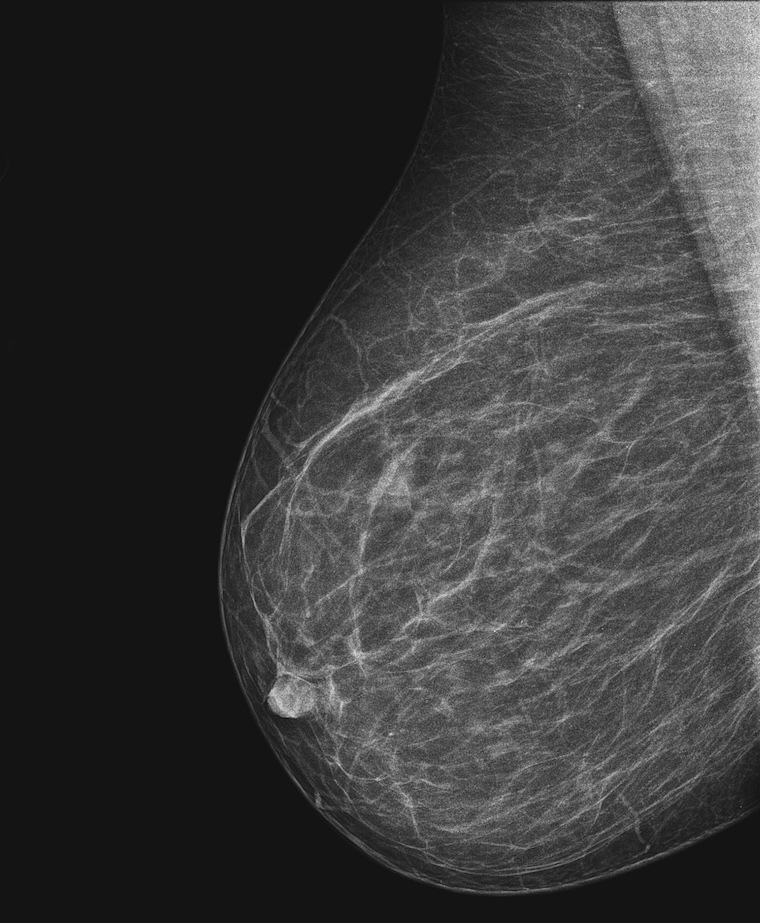
#> input picture mammografia-snimok.jpg, 760 x 923 px
$ python task2.py --image mammografia-snimok.jpg --radius 41
#> lines starting #> are read from the running program, lines starting #| are printed output that depends on the picture; after the words box and inside, x2 and y2 are one past the last pixel; in counts of white or black regions, pixels touching at a corner belong together
import numpy as np
import argparse
import cv2

# construct the argument parse and parse the arguments
ap = argparse.ArgumentParser()
ap.add_argument("-i", "--image", help="path to the image file")
ap.add_argument("-r", "--radius", type=int,
                help="radius of Gaussian blur; must be odd")
args = vars(ap.parse_args())

# load the image and convert it to grayscale
image = cv2.imread(args["image"])
#> image is the input picture: shape (923, 760, 3); min 8, max 228, mean 56.6
orig = image.copy()
gray = cv2.cvtColor(image, cv2.COLOR_BGR2GRAY)

# apply a Gaussian blur to the image then find the brightest region
gray = cv2.GaussianBlur(gray, (args["radius"], args["radius"]), 0)
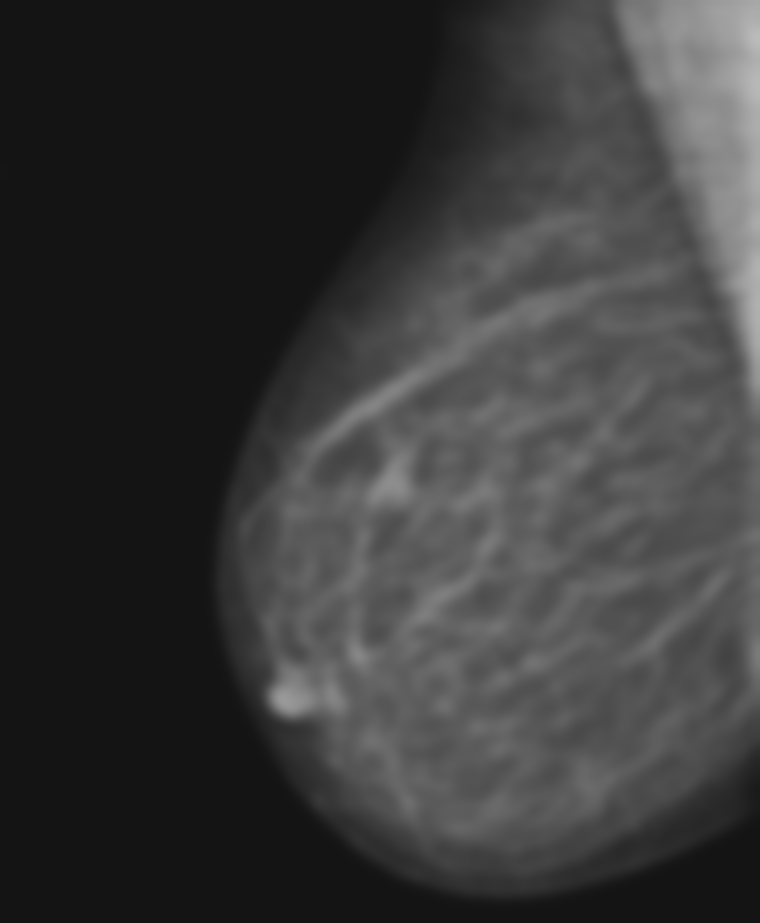
#> gray: shape (923, 760); min 20, max 187, mean 56.6
(minVal, maxVal, minLoc, maxLoc) = cv2.minMaxLoc(gray)
#> minVal = 20; maxVal = 187; minLoc = (0, 0); maxLoc = (759, 35)
image = orig.copy()
cv2.circle(image, maxLoc, args["radius"], (255, 0, 0), 2)
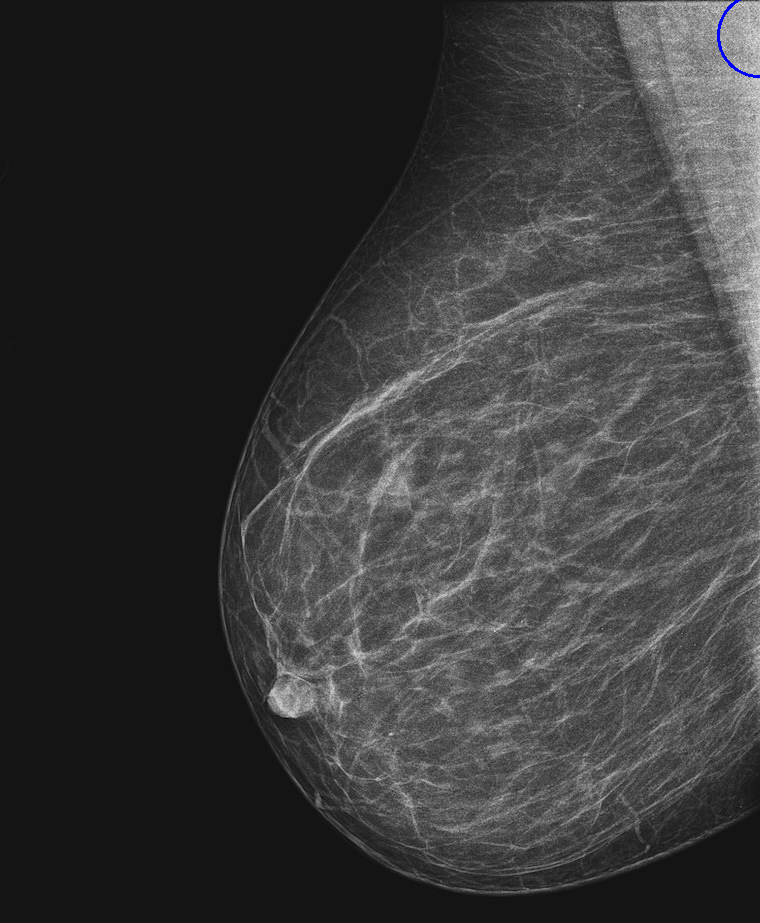
#> image: shape (923, 760, 3); 0.05% of pixels changed, all inside (x1, y1, x2, y2) = (717, 0, 760, 78)
cv2.circle(image, minLoc, args["radius"], (0, 255, 0), 2)
#> image: shape (923, 760, 3); 0.03% of pixels changed, all inside (x1, y1, x2, y2) = (0, 0, 43, 43)

# display the results, where green circle - darkness area, blue - brightest
cv2.imshow("solution", image)
cv2.waitKey(0)

#  to run on the command line:
#  python task2.py --image mammografia-snimok.jpg --radius 41
